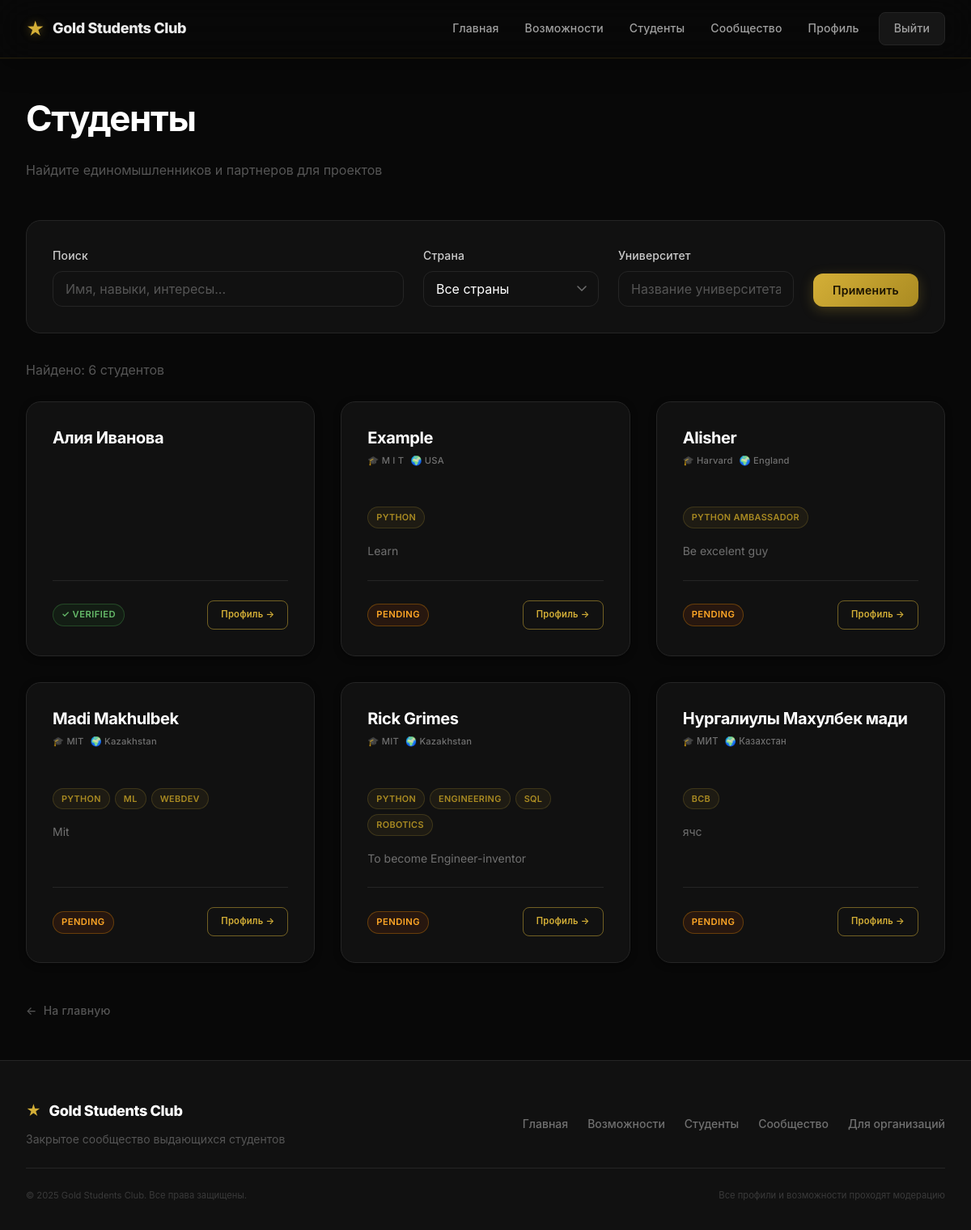
The page /profiles (signed in) on the database its author committed.
### app.py (models this page shows, shortened)
class User(UserMixin, db.Model):
    id = db.Column(db.Integer, primary_key=True)
    email = db.Column(db.String(120), unique=True, nullable=False, index=True)
    password_hash = db.Column(db.String(255), nullable=True)
    name = db.Column(db.String(100), nullable=False)
    university = db.Column(db.String(100))
    country = db.Column(db.String(100))
    skills = db.Column(db.Text)
    goals = db.Column(db.Text)
    interests = db.Column(db.Text)
    links = db.Column(db.Text)
    status = db.Column(db.String(20), default="pending")  # pending, verified, banned
    role = db.Column(db.String(20), default="student")    # student, organizer, admin
    created_at = db.Column(db.DateTime, default=datetime.utcnow)
    updated_at = db.Column(db.DateTime, default=datetime.utcnow, onupdate=datetime.utcnow)
    @property
    def is_admin(self):
        return self.role == "admin"
    @property
    def is_organizer(self):
        return self.role in ("organizer", "admin")

### app.py (the view, shortened to what this page needs)
@app.route("/profiles")
def profiles():
    search_query = request.args.get("search", "").strip()
    country = request.args.get("country", "")
    university = request.args.get("university", "")
    page = request.args.get("page", 1, type=int)
    per_page = 12
    query = User.query.filter(User.status != "banned", User.role.in_(["student", "user"]))
    if country:
        query = query.filter(User.country == country)
    if university:
        query = query.filter(User.university.contains(university))
    query = query.order_by(
        db.case((User.status == "verified", 1), else_=2),
        User.created_at.desc()
    )
    pagination = query.paginate(page=page, per_page=per_page, error_out=False)
    countries = [c[0] for c in
                 db.session.query(User.country).distinct().filter(
                     User.country.isnot(None), User.country != "").all() if c[0]]
    return render_template(
        "profiles.html",
        students=pagination.items,
        pagination=pagination,
        countries=countries,
        universities=[],
        current_search=search_query,
        current_country=country,
        current_university=university
    )

### app.py (called while the page is built)
@login_manager.user_loader
def load_user(user_id):
    return User.query.get(int(user_id))

### templates/profiles.html (shortened to what this page needs)
{% extends "base.html" %}
{% block content %}
    <div class="container">
        <div class="flex-between mb-4">
            <div>
                <h1>Студенты</h1>
                <p class="text-muted">Найдите единомышленников и партнеров для проектов</p>
            </div>
        </div>
        <div class="filter-card">
            <form method="GET" action="/profiles" class="filter-form">
                <div style="display: grid; grid-template-columns: 2fr 1fr 1fr auto; gap: var(--spacing-md); align-items: end;">
                    <div class="form-group" style="margin-bottom: 0;">
                        <label class="form-label">Поиск</label>
                        <input type="text" name="search" class="form-control"
                               placeholder="Имя, навыки, интересы..."
                               value="{{ current_search }}">
                    </div>
                    <div class="form-group" style="margin-bottom: 0;">
                        <label class="form-label">Страна</label>
                        <select name="country" class="form-select">
                            <option value="">Все страны</option>
                        </select>
                    </div>
                    <div class="form-group" style="margin-bottom: 0;">
                        <label class="form-label">Университет</label>
                        <input type="text" name="university" class="form-control"
                               placeholder="Название университета"
                               value="{{ current_university }}">
                    </div>
                    <div>
                        <button type="submit" class="btn btn-primary btn-block">Применить</button>
                    </div>
                </div>
            </form>
        </div>
        {% if students %}
            <p class="text-muted mb-3">
                Найдено: {{ pagination.total }} студентов
            </p>
            <div class="grid grid-3">
                {% for student in students %}
                    <div class="card">
                        <div class="card-header">
                            <h3 class="card-title">{{ student.name }}</h3>
                            <div class="card-subtitle">
                                {% if student.university %}
                                    <span>🎓 {{ student.university }}</span>
                                {% endif %}
                                {% if student.country %}
                                    <span>🌍 {{ student.country }}</span>
                                {% endif %}
                            </div>
                        </div>
                        <div class="card-text">
                            {% if student.skills %}
                                <div style="margin-bottom: var(--spacing-sm);">
                                    <div class="skill-tags">
                                        {% for skill in student.skills.split(',')[:5] %}
                                            {% set s = skill.strip() %}
                                            {% if s %}<span class="skill-tag">{{ s }}</span>{% endif %}
                                        {% endfor %}
                                    </div>
                                </div>
                            {% endif %}
                            {% if student.goals %}
                                <p style="font-size: var(--font-size-sm); margin-top: var(--spacing-xs); margin-bottom: 0; color: var(--gray-400);">
                                    {{ student.goals[:120] }}{% if student.goals|length > 120 %}…{% endif %}
                                </p>
                            {% endif %}
                        </div>
                        <div class="card-footer">
                            <div>
                                {% if student.status == "verified" %}
                                    <span class="badge badge-success">✓ Verified</span>
                                {% elif student.status == "pending" %}
                                    <span class="badge badge-warning">Pending</span>
                                {% endif %}
                            </div>
                            <a href="{{ url_for('profile_view', user_id=student.id) }}" class="btn btn-outline btn-sm">Профиль →</a>
                        </div>
                    </div>
                {% endfor %}
            </div>
        {% else %}
            <div class="empty-state">
                <div class="empty-state-icon">👥</div>
                <h3>Студенты не найдены</h3>
                <p class="text-muted">Попробуйте изменить параметры поиска</p>
            </div>
        {% endif %}
        <a href="/" class="back-link">На главную</a>
    </div>
{% endblock %}

### rows shown on the page
User: name "Алия Иванова", status "✓ VERIFIED"
User: name "Example", university "M I T", country "USA", skills "PYTHON", goals "Learn", status "PENDING"
User: name "Alisher", university "Harvard", country "England", skills "PYTHON AMBASSADOR", goals "Be excelent guy", status "PENDING"
User: name "Madi Makhulbek", university "MIT", country "Kazakhstan", 5 "PYTHON" "ML" "WEBDEV", goals "Mit", status "PENDING"
User: name "Rick Grimes", university "MIT", country "Kazakhstan", 5 "PYTHON" "ENGINEERING" "SQL" "ROBOTICS", goals "To become Engineer-inventor", status "PENDING"
User: name "Нургалиулы Махулбек мади", university "МИТ", country "Казахстан", skills "ВСВ", goals "ячс", status "PENDING"

### other values the page prints
{{ pagination.total }} "6"
